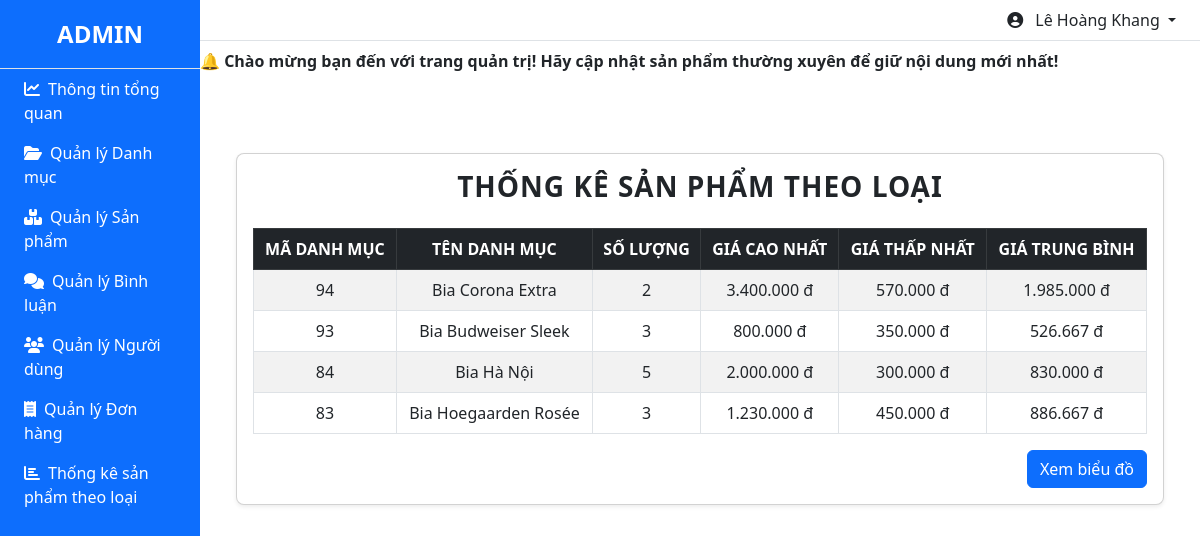
/admin/index.php?act=thongke (signed in), run on the app's committed database.
### tables this page shows
CREATE TABLE `danhmuc` (
  `id` int(11) NOT NULL,
  `name` varchar(255) NOT NULL
);

### model/pdo.php (called while the page is built, shortened)
<?php
function pdo_get_connection()
{
    $dburl = "mysql:host=localhost;dbname=webbanbia;charset=utf8";
    $username = 'root';
    $password = '';
    $conn = new PDO($dburl, $username, $password);
    $conn->setAttribute(PDO::ATTR_ERRMODE, PDO::ERRMODE_EXCEPTION);
    return $conn;
}
function pdo_query($sql)
{
    $sql_args = array_slice(func_get_args(), 1);
    try {
        $conn = pdo_get_connection();
        $stmt = $conn->prepare($sql);
        $stmt->execute($sql_args);
        $rows = $stmt->fetchAll();
        return $rows;
    } catch (PDOException $e) {
        throw $e;
    } finally {
        unset($conn);
    }
}

### model/thongke.php (called while the page is built)
<?php
function loadall_thongke()
{
    $sql = "SELECT danhmuc.id AS madm, danhmuc.name AS tendm,
                   COUNT(sanpham.id) AS countsp,
                   MIN(sanpham.price) AS minprice,
                   MAX(sanpham.price) AS maxprice,
                   AVG(sanpham.price) AS avgprice
            FROM sanpham
            LEFT JOIN danhmuc ON danhmuc.id = sanpham.iddm
            GROUP BY danhmuc.id
            ORDER BY danhmuc.id DESC";
    return pdo_query($sql);
}

### admin/thongke/list.php (the view, shortened to what this page needs)
<!DOCTYPE html>
<html lang="vi">
<head>
    <link href="https://cdn.jsdelivr.net/npm/bootstrap@5.3.0/dist/css/bootstrap.min.css" rel="stylesheet">
</head>
<body>
    <div class="container my-5">
        <div class="card shadow-sm rounded-3">
            <div class="card-body">
                <h3 class="text-center mb-4">Thống kê sản phẩm theo loại</h3>
                <div class="table-responsive">
                    <table class="table table-bordered table-hover table-striped text-center align-middle">
                        <thead class="table-dark">
                            <tr>
                                <th>MÃ DANH MỤC</th>
                                <th>TÊN DANH MỤC</th>
                                <th>SỐ LƯỢNG</th>
                                <th>GIÁ CAO NHẤT</th>
                                <th>GIÁ THẤP NHẤT</th>
                                <th>GIÁ TRUNG BÌNH</th>
                            </tr>
                        </thead>
                        <tbody>
                            <?php
                            foreach ($listthongke as $thongke) {
                                extract($thongke);
                                echo '<tr>
                                        <td>' . $madm . '</td>
                                        <td>' . $tendm . '</td>
                                        <td>' . $countsp . '</td>
                                        <td>' . number_format($maxprice, 0, ',', '.') . ' đ</td>
                                        <td>' . number_format($minprice, 0, ',', '.') . ' đ</td>
                                        <td>' . number_format($avgprice, 0, ',', '.') . ' đ</td>
                                      </tr>';
                            }
                            ?>
                        </tbody>
                    </table>
                </div>
                <div class="text-end">
                    <a href="index.php?act=bieudo" class="btn btn-primary">Xem biểu đồ</a>
                </div>
            </div>
        </div>
    </div>
</body>
</html>

### admin/thongke/list.php (style rules this page uses)
h3 { font-weight: bold; text-transform: uppercase; letter-spacing: 1px; }

### data on the page
danhmuc: id "94", name "Bia Corona Extra", countsp "2", maxprice "3.400.000", minprice "570.000", avgprice "1.985.000"
danhmuc: id "93", name "Bia Budweiser Sleek", countsp "3", maxprice "800.000", minprice "350.000", avgprice "526.667"
danhmuc: id "84", name "Bia Hà Nội", countsp "5", maxprice "2.000.000", minprice "300.000", avgprice "830.000"
danhmuc: id "83", name "Bia Hoegaarden Rosée", countsp "3", maxprice "1.230.000", minprice "450.000", avgprice "886.667"

### other printed values
$ten_nguoi_dung "Lê Hoàng Khang"
